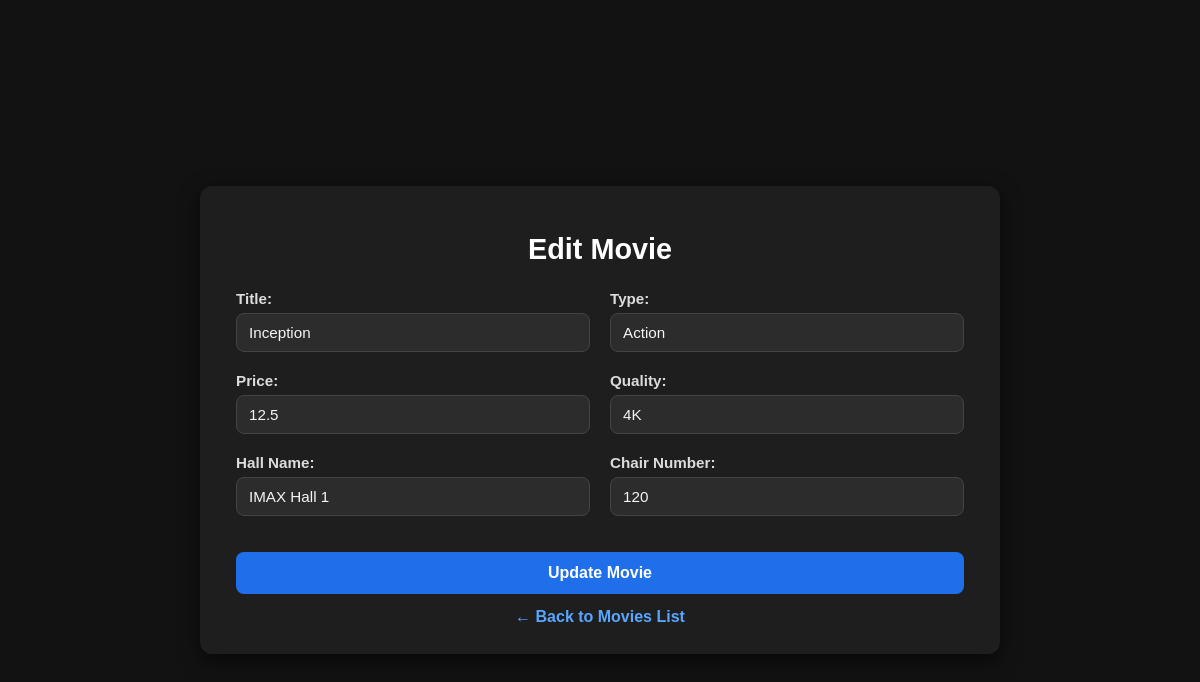
The page /edit_movie/1 on the database its author committed.
### app/models/movie.py (models this page shows, shortened)
class Movie(db.Model):
    __tablename__ = "movie"
    movie_id = db.Column(db.Integer, primary_key=True)
    movie_name = db.Column(db.String(255), nullable=False)
    type = db.Column(db.String(100), nullable=False)
    price = db.Column(db.Float, default=0.0)
    quality = db.Column(db.String(50), nullable=False)
    rating = db.Column(db.Float, nullable=True)
    year = db.Column(db.Integer, nullable=True)
    director = db.Column(db.String(255), nullable=True)
    role = db.Column(db.String(255), nullable=True)
    time_watching = db.Column(db.Integer, nullable=True)  # in minutes
    image = db.Column(db.String(255), nullable=True)      # store filename or URL
    chair_number = db.Column(db.Integer, nullable=True)
    hall_name = db.Column(db.String(255), nullable=True)

### app/routes/movies_fr_routes.py (the view, shortened to what this page needs)
@movie_fr_bp.route("/edit_movie/<int:movie_id>", methods=["GET", "POST"])
def edit_movie(movie_id):
    movie = Movie.query.get_or_404(movie_id)
    return render_template("edit-movie.html", movie=movie)

### app/templates/edit-movie.html (shortened to what this page needs)
<!DOCTYPE html>
<html lang="en">
<head>
    <link rel="stylesheet" href="{{ url_for('static', filename='css/edit.css') }}">
</head>
<body>
    <div class="edit-container">
        <h1>Edit Movie</h1>
        <form method="POST" class="edit-form">
            <div class="form-field">
                <label for="movie_name">Title:</label>
                <input id="movie_name" type="text" name="movie_name" value="{{ movie.movie_name }}" required>
            </div>
            <div class="form-field">
                <label for="type">Type:</label>
                <input id="type" type="text" name="type" value="{{ movie.type }}" required>
            </div>
            <div class="form-field">
                <label for="price">Price:</label>
                <input id="price" type="number" step="0.01" name="price" value="{{ movie.price }}" required>
            </div>
            <div class="form-field">
                <label for="quality">Quality:</label>
                <input id="quality" type="text" name="quality" value="{{ movie.quality }}" required>
            </div>
            <div class="form-field">
                <label for="hall_name">Hall Name:</label>
                <input type="text" name="hall_name" id="hall_name" value="{{ movie.hall_name or '' }}">
            </div>
            <div class="form-field">
                <label for="chair_number">Chair Number:</label>
                <input type="text" name="chair_number" id="chair_number" value="{{ movie.chair_number or '' }}">
            </div>
            <button type="submit" class="btn-update">Update Movie</button>
        </form>
        <a href="{{ url_for('movie_fr_bp.list_movies') }}" class="back-link">← Back to Movies List</a>
    </div>
</body>
</html>

### app/static/css/edit.css (style rules this page uses)
body { font-family: Arial, sans-serif; background-color: #121212; margin: 0; color: #f0f0f0; display: flex; justify-content: center; align-items: center; min-height: 100vh; padding: 20px; }
.edit-container { background-color: #1e1e1e; padding: 28px 36px; border-radius: 12px; box-shadow: 0 6px 20px rgba(0, 0, 0, 0.6); width: 800px; box-sizing: border-box; }
.edit-container h1 { text-align: center; margin-bottom: 24px; color: #ffffff; font-size: 1.8rem; }
.edit-form { display: flex; flex-wrap: wrap; gap: 20px; }
.form-field { flex: 1 1 calc(50% - 10px); display: flex; flex-direction: column; }
.form-field label { font-weight: 700; color: #dcdcdc; margin-bottom: 6px; font-size: 0.95rem; }
.form-field input, .edit-form select, .edit-form textarea { background-color: #2c2c2c; color: #f5f5f5; padding: 10px 12px; border: 1px solid #444; border-radius: 8px; font-size: 0.95rem; box-sizing: border-box; transition: border-color 0.15s, background-color 0.15s; }
.btn-update { width: 100%; background-color: #1f6feb; color: #fff; padding: 12px; border: none; border-radius: 8px; cursor: pointer; font-weight: 700; font-size: 1rem; margin-top: 16px; transition: background-color 0.18s; }
.back-link { display: block; text-align: center; margin-top: 14px; color: #58a6ff; text-decoration: none; font-weight: 700; }

### rows shown on the page
Movie: movie_name "Inception", type "Action", price "12.5", quality "4K", hall_name "IMAX Hall 1", chair_number "120"
